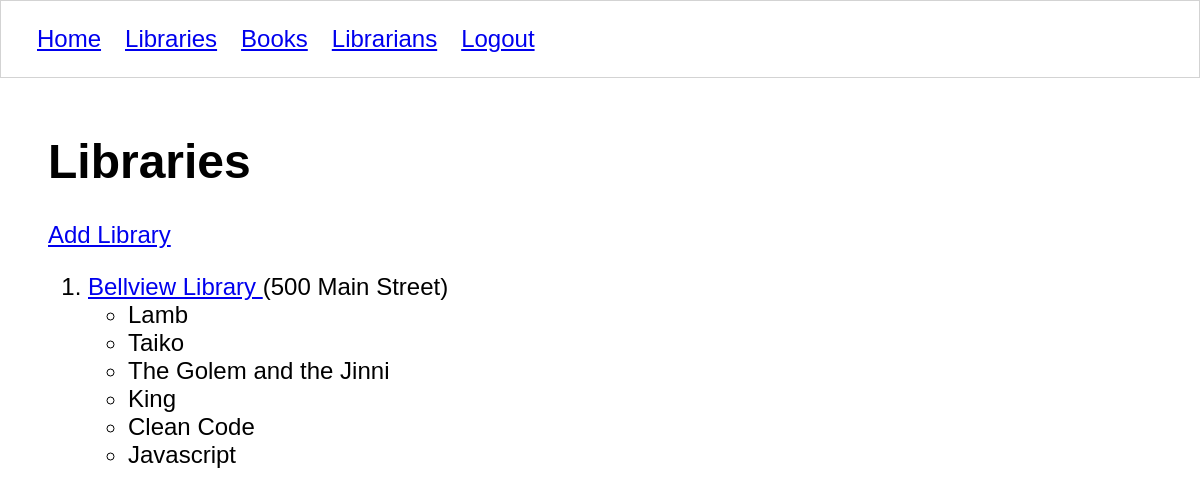
The page /libraries/ (signed in) on the database as committed earlier.
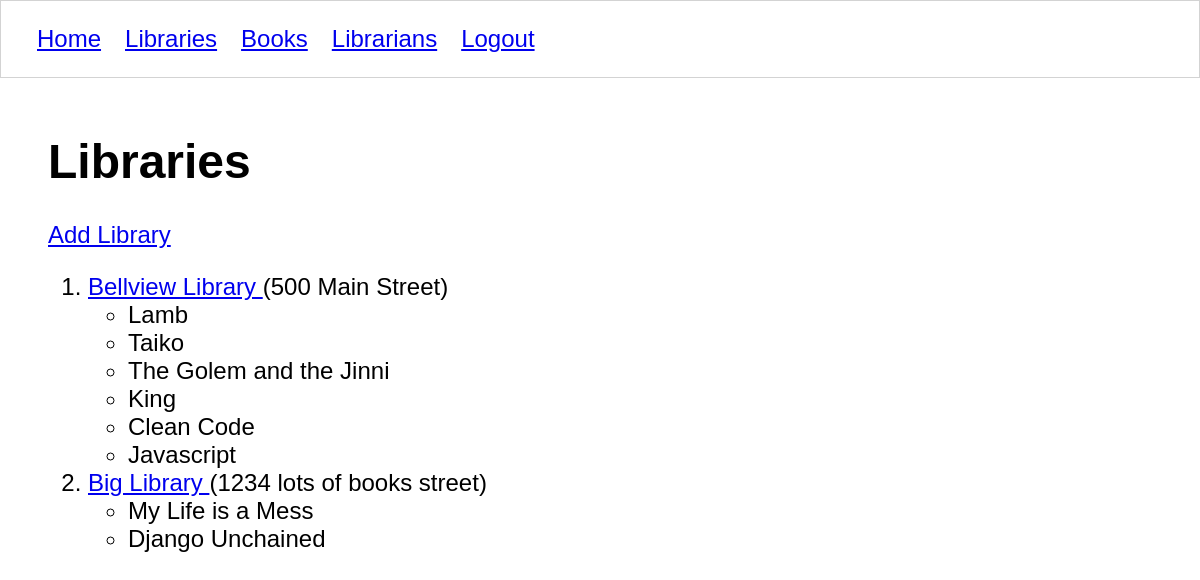
The same page on the database as committed later.
### libraryapp/models/library.py (models this page shows, shortened)
class Library(models.Model):
    title = models.CharField(max_length=50)
    address = models.CharField(max_length=50)
    class Meta:
        verbose_name = ("Library")
        verbose_name_plural = ("libraries")

### libraryapp/models/book.py (models this page shows, shortened)
class Book(models.Model):
    title = models.CharField((""), max_length=50)
    isbn = models.CharField((""), max_length=50)
    author = models.CharField((""), max_length=50)
    year_published = models.IntegerField((""))
    location = models.ForeignKey(Library, on_delete=models.CASCADE)
    librarian = models.ForeignKey(Librarian, on_delete=models.CASCADE)
    class Meta:
        verbose_name = ("book")
        verbose_name_plural = ("books")

### libraryapp/views/libraries/list.py (the view, shortened to what this page needs)
# urls.py: path('libraries/', library_list, name='libraries'),
@login_required
def library_list(request):
    if request.method == 'GET':
        with sqlite3.connect(Connection.db_path) as conn:
            conn.row_factory = create_library
            db_cursor = conn.cursor()
            db_cursor.execute("""
                SELECT
                    li.id,
                    li.title,
                    li.address,
                    b.id book_id,
                    b.title book_title,
                    b.author,
                    b.year_published,
                    b.isbn
                FROM libraryapp_library li
                JOIN libraryapp_book b ON li.id = b.location_id
            """)
            dataset = db_cursor.fetchall()
            all_libraries = {}
            for (library, book) in dataset:
                if library.id not in all_libraries:
                    all_libraries[library.id] = library
                    all_libraries[library.id].books.append(book)
                else:
                    all_libraries[library.id].books.append(book)
            template = 'libraries/list.html'
            context = {
                'all_libraries': all_libraries.values()
            }
            return render(request, template, context)

### libraryapp/views/libraries/list.py (called while the page is built)
def create_library(cursor, row):
    _row = sqlite3.Row(cursor, row)
    library = Library()
    library.id = _row["id"]
    library.title = _row["title"]
    library.address = _row["address"]
    library.books = []
    book = Book()
    book.id = _row["book_id"]
    book.title = _row["book_title"]
    book.author = _row["author"]
    book.isbn = _row["isbn"]
    book.year_published = _row["year_published"]
    return (library, book,)

### libraryapp/templates/libraries/list.html
{% extends 'shared/base.html' %}
{% load static %}
{% block content %}
<body>
    <h1>Libraries</h1>
    <a href="{% url 'libraryapp:library_form' %}">Add Library</a>
    <ol>
        {% for library in all_libraries %}
        <li>
            <a href="{% url 'libraryapp:library' library.id %}">
                {{ library.title }}
            </a>
            ({{ library.address }})
            <ul>
                {% for book in library.books %}
                <li>{{ book.title }}</li>
                {% endfor %}
            </ul>
        </li>
        {% endfor %}
    </ol>
</body>
{% endblock %}

Rows that differ between the two databases and show on the page:
now on this page (row unchanged): Library: title "Big Library", address "1234 lots of books street"
added Book: title "My Life is a Mess", shown under "Big Library"
added Book: title "Django Unchained", shown under "Big Library"
